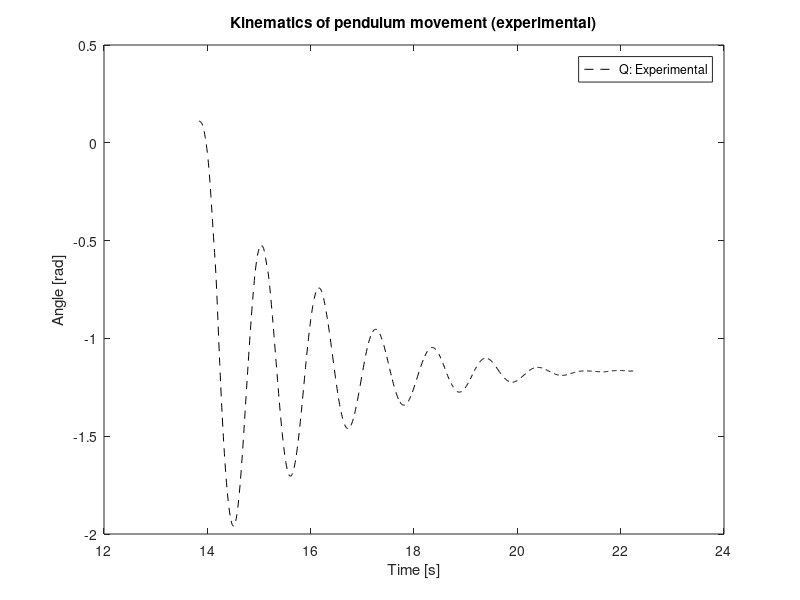

This figure's MATLAB source:
%% Part 1: Equations of motion %%
clear all
close all
clc

% Pendulum movement

%% Input values

m  = 2.3351;
lc = 0.2367;
gv = 9.81; 
RG = lc*0.416;          % Radius of gyration (Winter 2009)
I  = m*RG*RG + m*lc*lc;

% Torques
Tb = 2;
B  = 0.2;  % B will be used to calculate Td(damping) Td=B*qdot


%% Experimental data 

data  = load('DataPendulum.mat');
q_exp = data.data(:,2)*pi/180;
t_exp = data.data(:,1);

% plot

figure()
plot(t_exp,q_exp,'--k')
legend({'Q: Experimental'})
xlabel('Time [s]'); 
ylabel('Angle [rad]');
title ('Kinematics of pendulum movement (experimental)')
